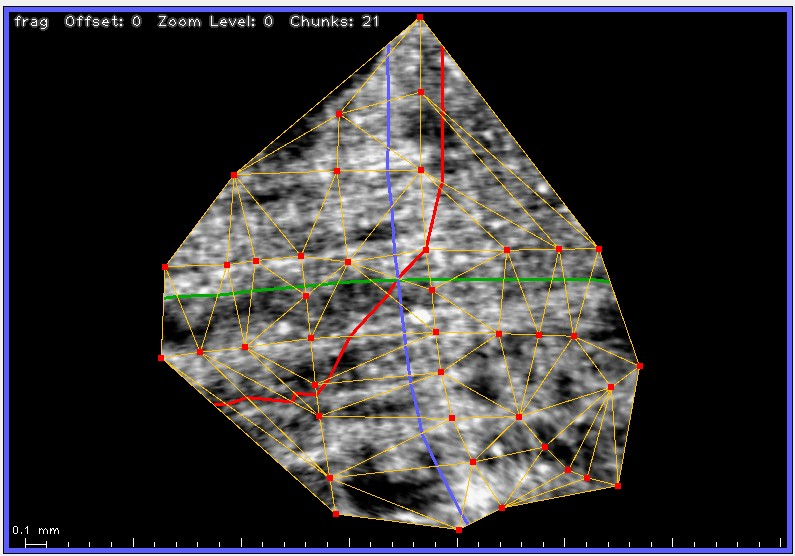
#> input picture images/3d_41_points.jpg, 795 x 556 px; its folder holds only this picture in this run
$ python -i st.py   (imports and definitions only)
#> lines starting #> are read from the running program, lines starting #| are printed output that depends on the picture; after the words box and inside, x2 and y2 are one past the last pixel; in counts of white or black regions, pixels touching at a corner belong together
import sys
import pathlib
import math

import cv2
import numpy as np
import scipy
# from scipy.ndimage import gaussian_filter, gaussian_filter1d
from scipy.interpolate import RegularGridInterpolator, CubicSpline
from scipy.integrate import solve_ivp
from scipy.optimize import least_squares
from scipy.sparse.linalg import LinearOperator
import nrrd

'''
Structural Tensor code based on:

Structure-oriented smoothing and semblance
D. Hale - Center for Wave Phenomena, 2009
https://scholar.google.com/scholar?cluster=15774580112029706695

Other relevant papers:

https://en.wikipedia.org/wiki/Structure_tensor

Horizon volumes with interpreted constraints
X Wu, D Hale - Geophysics, 2015
https://scholar.google.com/scholar?cluster=8389346155142410449

Estimators for orientation and anisotropy in digitized images
LJ Van Vliet, PW Verbeek - ASCI, 1995
https://scholar.google.com/scholar?cluster=8104629214698074825

Fast structural interpretation with structure-oriented filtering
Gijs C. Fehmers and Christian F. W. H Hocker - Geophysics, 2003
https://sci-hub.se/10.1190/1.1598121
'''

class ST(object):

    # assumes image is a floating-point numpy array
    def __init__(self, image):
        self.image = image
        self.lambda_u = None
        self.lambda_v = None
        self.vector_u = None
        self.vector_v = None
        self.isotropy = None
        self.linearity = None
        self.coherence = None

    def saveImage(self, fname):
        timage = (self.image*65535).astype(np.uint16)
        cv2.imwrite(str(fname), timage)

    def computeEigens(self):
        tif = self.image
        sigma0 = 1.  # value used by Hale
        sigma0 = 2.
        ksize = int(math.floor(.5+6*sigma0+1))
        hksize = ksize//2
        kernel = cv2.getGaussianKernel(ksize, sigma0)
        dkernel = kernel.copy()
        for i in range(ksize):
            x = i - hksize
            factor = x/(sigma0*sigma0)
            dkernel[i] *= factor
        # this gives a slightly wrong answer when tif is constant
        # (should give 0, but gives -1.5e-9)
        # gx = cv2.sepFilter2D(tif, -1, dkernel, kernel)
        # this is equivalent, and gives zero when it should
        gx = cv2.sepFilter2D(tif.transpose(), -1, kernel, dkernel).transpose()
        gy = cv2.sepFilter2D(tif, -1, kernel, dkernel)
        grad = np.concatenate((gx, gy)).reshape(2,gx.shape[0],gx.shape[1]).transpose(1,2,0)

        # gaussian blur
        # OpenCV function is several times faster than
        # numpy equivalent
        sigma1 = 8. # value used by Hale
        # sigma1 = 16.
        # gx2 = gaussian_filter(gx*gx, sigma1)
        gx2 = cv2.GaussianBlur(gx*gx, (0, 0), sigma1)
        # gy2 = gaussian_filter(gy*gy, sigma1)
        gy2 = cv2.GaussianBlur(gy*gy, (0, 0), sigma1)
        # gxy = gaussian_filter(gx*gy, sigma1)
        gxy = cv2.GaussianBlur(gx*gy, (0, 0), sigma1)

        gar = np.array(((gx2,gxy),(gxy,gy2)))
        gar = gar.transpose(2,3,0,1)

        # Explicitly calculate eigenvalue of 2x2 matrix instead of
        # using the numpy linalg eigh function;
        # the explicit method is about 10 times faster.
        # See https://www.soest.hawaii.edu/martel/Courses/GG303/Eigenvectors.pdf
        # for a derivation
        ad = gx2+gy2
        sq = np.sqrt((gx2-gy2)**2+4*gxy**2)
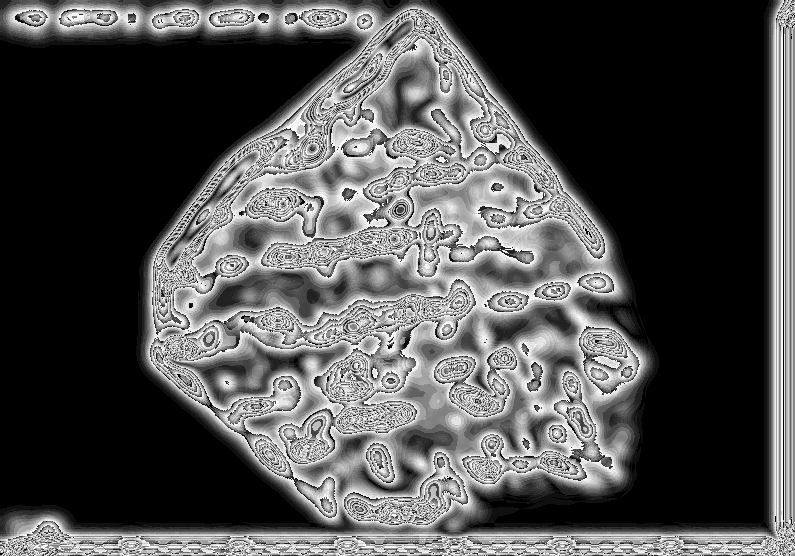
#> sq: shape (556, 795) float16; min 0, max 15.91, mean 4.95; drawn with min black and max white
        lu = .5*(ad+sq)
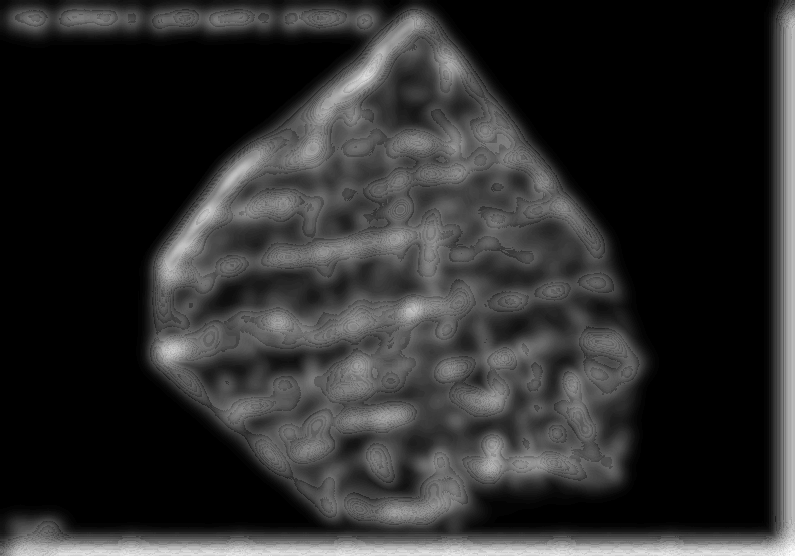
#> lu: shape (556, 795) float16; min 0, max 63.31, mean 11; drawn with min black and max white
        lv = .5*(ad-sq)
        # lv should never be < 0, but numerical issues
        # apparently sometimes cause it to happen
        lv[lv<0]=0
#> lv: shape (556, 795) float16; min 0, max 54, mean 6.1

        # End of explicit calculation of eigenvalues

        # both eigenvalues are non-negative, and lu >= lv.
        # lu is zero if gx2, gy2, and gxy are all zero

        # if lu is 0., set lu and lv to 1.; this will give
        # the correct values for isotropy (1.0) and linearity (0.0)
        # for this case

        lu0 = (lu==0)
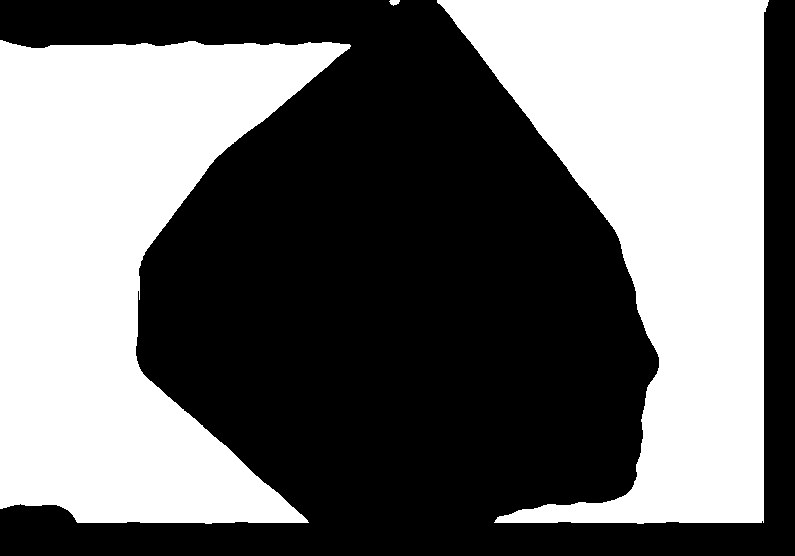
#> lu0: shape (556, 795) bool; 43.7% white; 3 white regions, box (x1, y1, x2, y2) and area: (0, 40, 351, 524) 99115, (437, 0, 769, 524) 93931, (389, 0, 400, 6) 46
        # print("lu==0", lu0.sum())
        lu[lu0] = 1.
        lv[lu0] = 1.

        isotropy = lv/lu
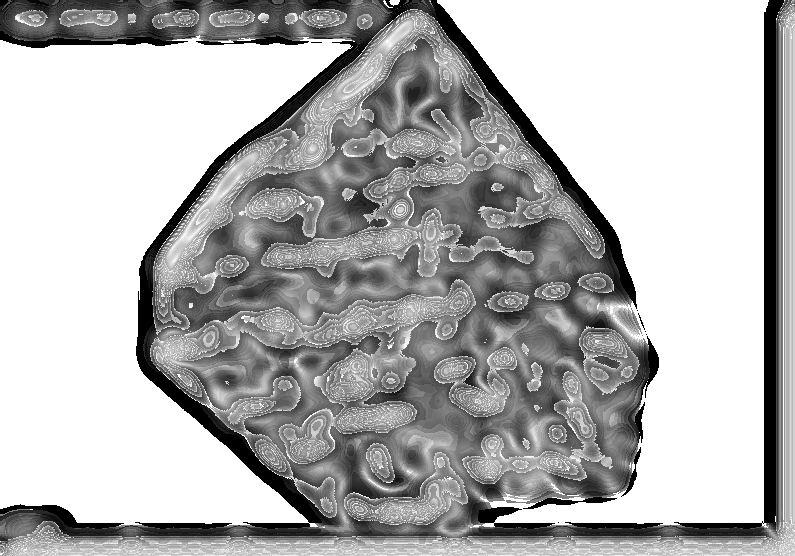
#> isotropy: shape (556, 795) float16; min 0, max 1, mean 0.699
        linearity = (lu-lv)/lu
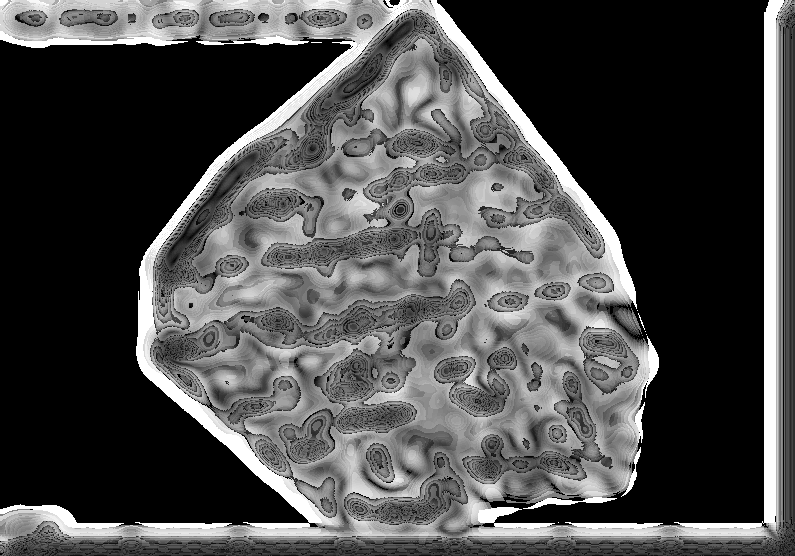
#> linearity: shape (556, 795) float16; min 0, max 1, mean 0.301
        coherence = ((lu-lv)/(lu+lv))**2
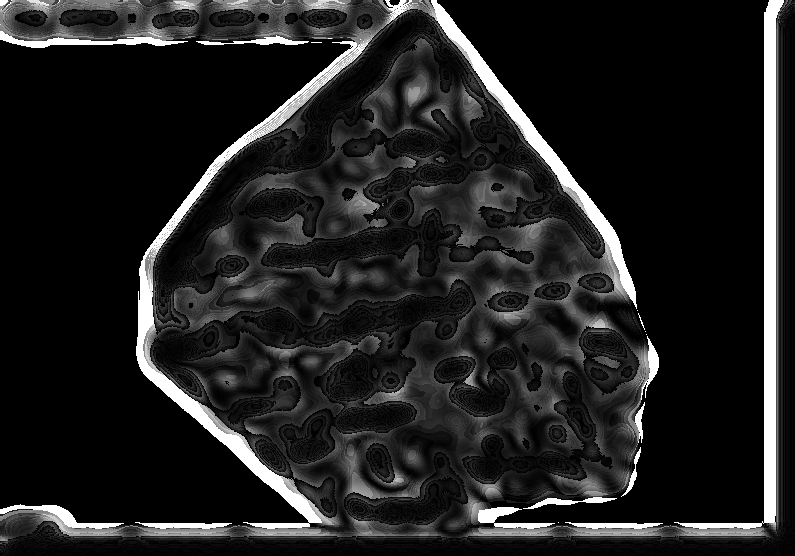
#> coherence: shape (556, 795) float16; min 0, max 1, mean 0.13

        # explicitly calculate normalized eigenvectors

        # eigenvector u
        # eigenvector u is perpendicular to the layering.
        # The y component of eigenvector u is always >= 0.
        # This can lead to trouble when the layering is
        # nearly parallel to the y axis, because then eigenvector u
        # is nearly parallel to the x axis.  Small changes in the
        # slope can lead to a change in sign of u's x component,
        # in order to keep the y component sign >= 0.  The sign
        # change in x will cause trouble if the u eigenvector is
        # linearly interpolated, because when the x component changes
        # sign, linear interpolation will send the x component to zero.
        # Yikes!
        vu = np.concatenate((gxy, lu-gx2)).reshape(2,gxy.shape[0],gxy.shape[1]).transpose(1,2,0)
        vu[lu0,:] = 0.
        vulen = np.sqrt((vu*vu).sum(axis=2))
        vulen[vulen==0] = 1
        vu /= vulen[:,:,np.newaxis]
        # print("vu", vu.shape, vu.dtype)

        # eigenvector v
        # eigenvector v is parallel to the layering,
        # and perpendicular to eigenvector u
        vv = np.concatenate((gxy, lv-gx2)).reshape(2,gxy.shape[0],gxy.shape[1]).transpose(1,2,0)
        vv[lu0,:] = 0.
        vvlen = np.sqrt((vv*vv).sum(axis=2))
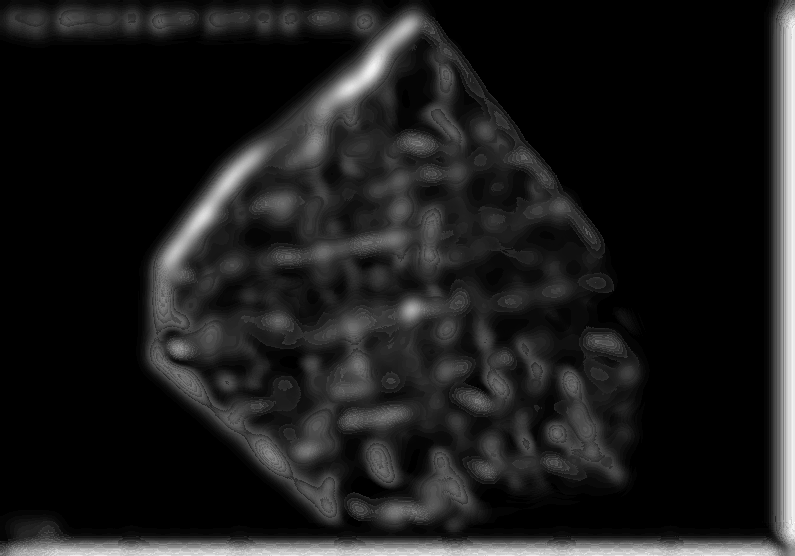
#> vvlen: shape (556, 795) float16; min 0, max 49.12, mean 5.4; drawn with min black and max white
        vvlen[vvlen==0] = 1
        vv /= vvlen[:,:,np.newaxis]
        # At this point, the y component of eigenvector v is always <= 0.
        # But it would be better (more consistent) for the cross
        # product of eigenvectors u and v to always have a consistent
        # sign.  This can be ensured by making sure the x component
        # of eigenvector v is always >= 0.
        vv[vv[:,:,0]<0] *= -1

        self.lambda_u = lu
        self.lambda_v = lv
        self.vector_u = vu
        self.vector_v = vv
        self.grad = grad
        self.isotropy = isotropy
        self.linearity = linearity
        self.coherence = coherence

        self.lambda_u_interpolator = ST.createInterpolator(self.lambda_u)
        self.lambda_v_interpolator = ST.createInterpolator(self.lambda_v)
        self.vector_u_interpolator = ST.createInterpolator(self.vector_u)
        self.vector_v_interpolator = ST.createInterpolator(self.vector_v)
        self.grad_interpolator = ST.createInterpolator(self.grad)
        self.isotropy_interpolator = ST.createInterpolator(self.isotropy)
        self.linearity_interpolator = ST.createInterpolator(self.linearity)
        self.coherence_interpolator = ST.createInterpolator(self.coherence)

    # [618 lines left out: functions create_vel_func, call_ivp, solve2d, interp2dWH, interp2dLsqr, evenly_spaced_result and 1 more, not called in this run]


    # class function
    def createInterpolator(ar):
        interp = RegularGridInterpolator((np.arange(ar.shape[0]), np.arange(ar.shape[1])), ar, method='linear', bounds_error=False, fill_value=0.)
        return interp

    # [62 lines left out: functions saveEigens, loadOrCreateEigens, loadEigens, not called in this run]

>>> import cv2
>>> picture = cv2.imread('images/3d_41_points.jpg', cv2.IMREAD_GRAYSCALE)
>>> result = ST(picture).computeEigens()

$ run again, on images/3d_first_3_points.jpg
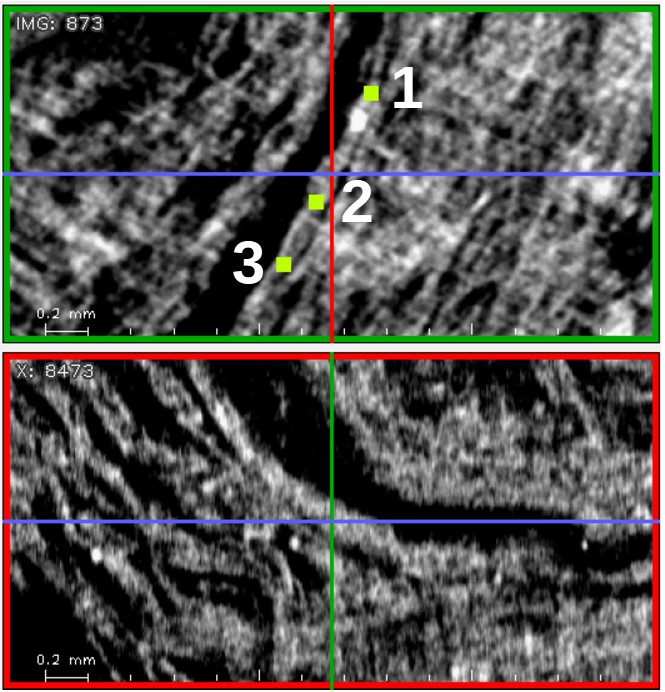
#> input picture images/3d_first_3_points.jpg, 665 x 692 px
#> in computeEigens, `lu0 = (lu==0)`:
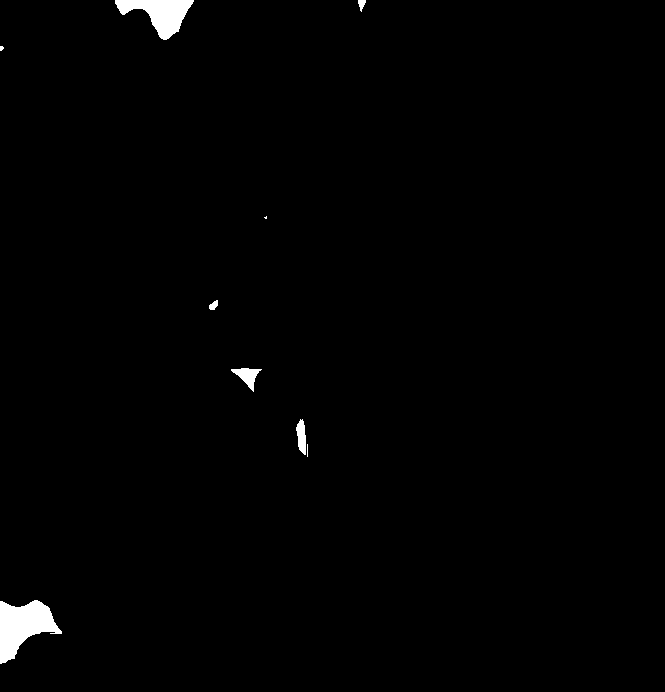
#> lu0: shape (692, 665) bool; 0.97% white; 9 white regions (3 under 20 px), largest, box (x1, y1, x2, y2) and area: (0, 600, 62, 664) 2179, (115, 0, 194, 40) 1565, (231, 368, 262, 392) 319, (296, 419, 306, 455) 250, (209, 300, 218, 310) 60, (358, 0, 366, 12) 58
#> in computeEigens, `vvlen = np.sqrt((vv*vv).sum(axis=2))`:
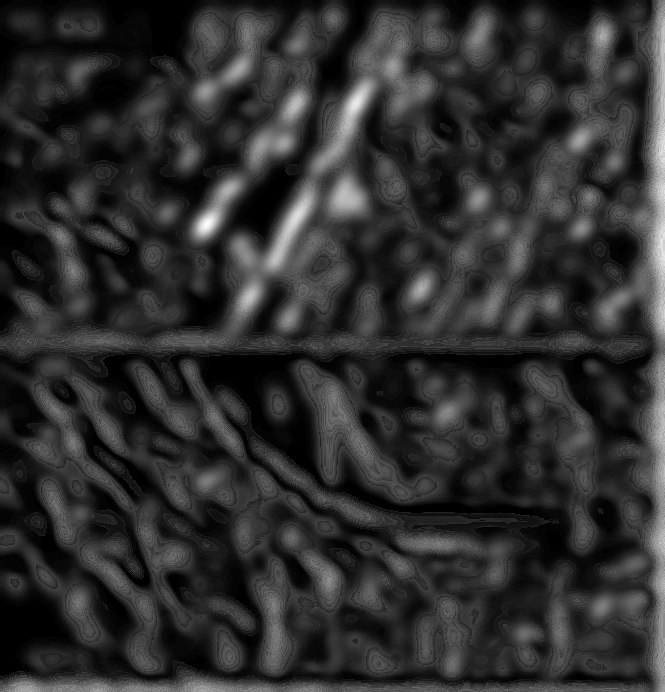
#> vvlen: shape (692, 665) float16; min 0, max 59.78, mean 11.1; drawn with min black and max white

$ run again, on images/3d_first_5_points.jpg
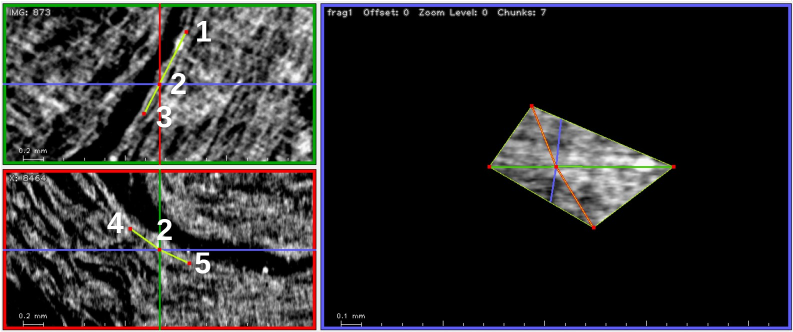
#> input picture images/3d_first_5_points.jpg, 1586 x 663 px (shown at 1/2 size)
#> in computeEigens, `lu0 = (lu==0)`:
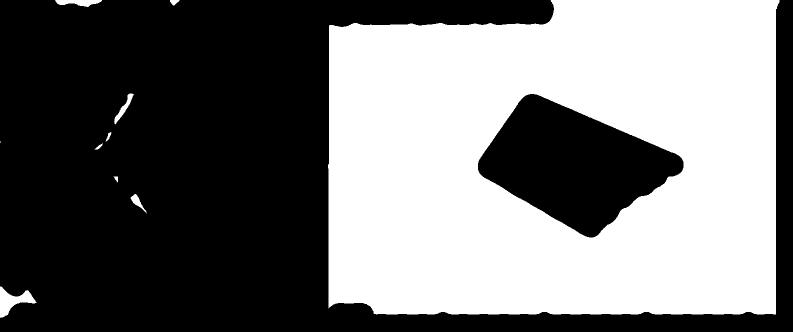
#> lu0: shape (663, 1586) bool (shown at 1/2 size); 45.3% white; 12 white regions (3 under 20 px), largest, box (x1, y1, x2, y2) and area: (656, 0, 1559, 629) 472675, (0, 573, 73, 636) 1939, (110, 0, 204, 14) 828
#> in computeEigens, `vvlen = np.sqrt((vv*vv).sum(axis=2))`:
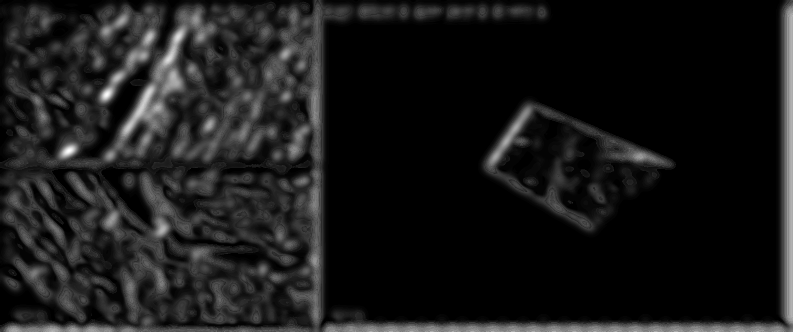
#> vvlen: shape (663, 1586) float16 (shown at 1/2 size); min 0, max 59.03, mean 5.8; drawn with min black and max white
